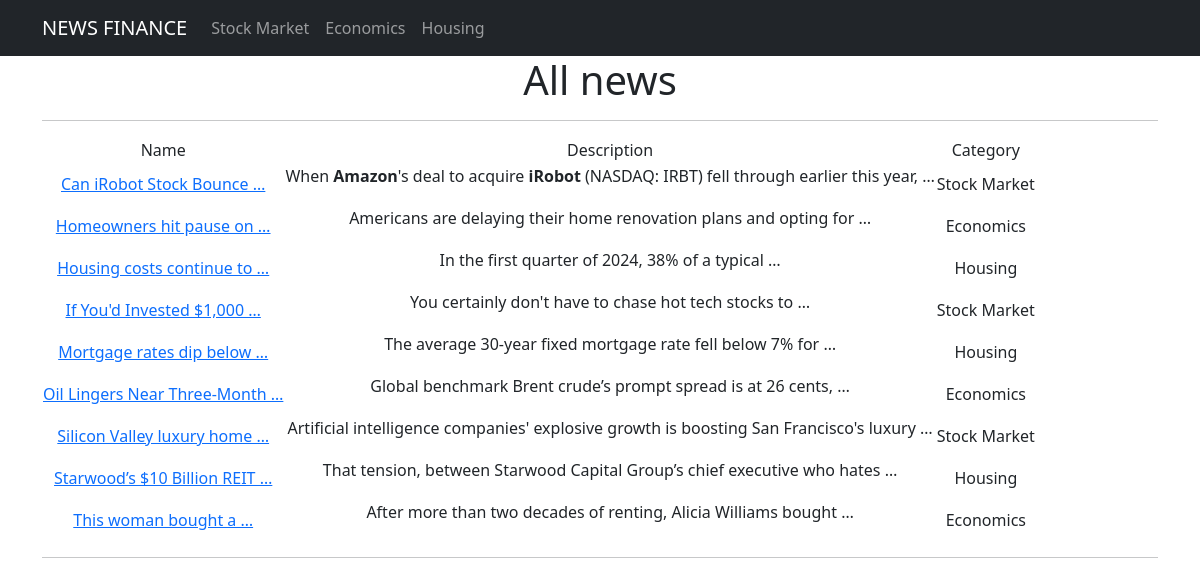
Before: / with the older database file.
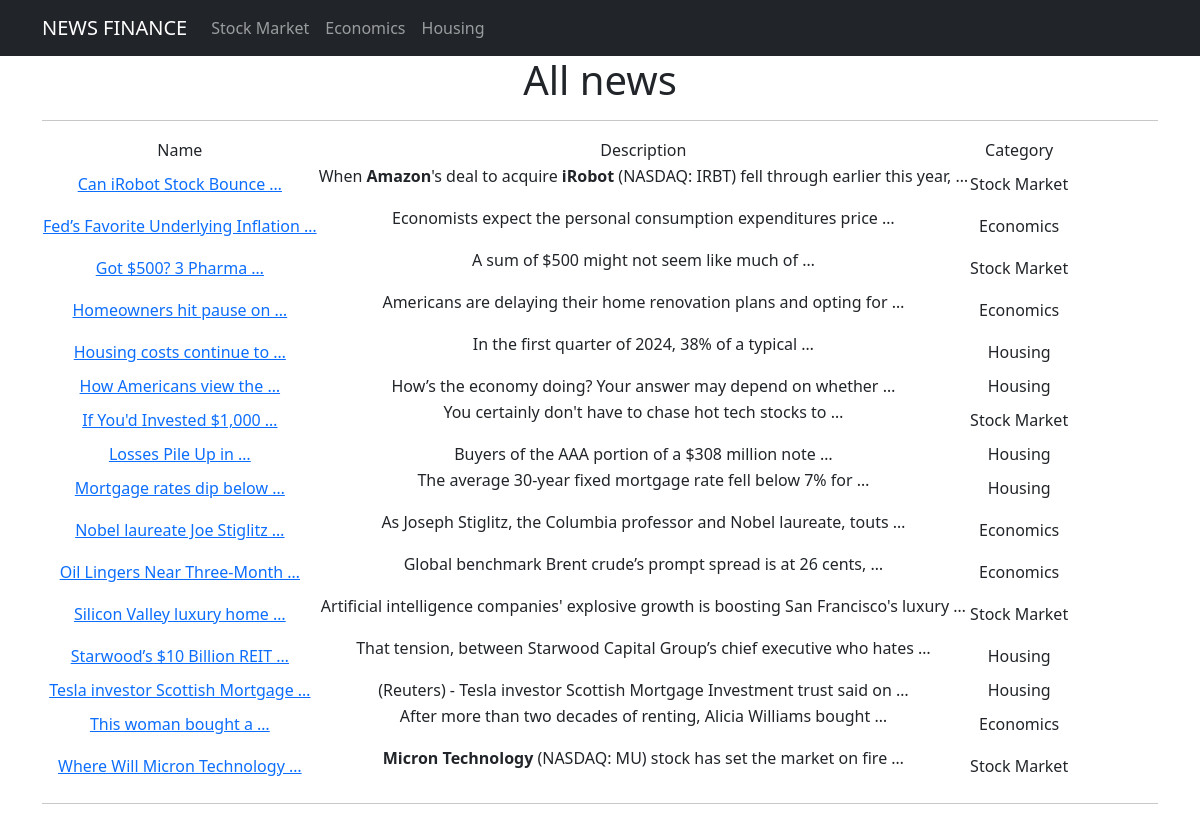
After: the same page with the newer database file.
### app/models.py (models this page shows, shortened)
class News(models.Model):
    name = models.CharField(max_length=150, unique=True)
    description = models.TextField()
    category = models.ForeignKey(to='Category', on_delete=models.CASCADE, related_name='news')
    published_date = models.DateTimeField(auto_now_add=True)
    class Meta:
        verbose_name_plural = "News"

class Category(models.Model):
    name = models.CharField(max_length=100, unique=True)
    class Meta:
        verbose_name_plural = "Categories"

### app/views.py (the view)
# urls.py: path('', NewsList.as_view(), name='news_list'),  # General news page
class NewsList(ListView):
    model = News
    ordering = 'name'
    template_name = 'news_list.html'
    context_object_name = 'news_list'

### templates/news_list.html (shortened to what this page needs)
{% extends 'flatpages/default.html' %}
{% block content %}
<h1>All news</h1>
<hr>
<table>
       <tr>
           <td>Name</td>
           <td>Description</td>
           <td>Category</td>
       </tr>
       {% for news_list in news_list %}
       <tr>
           <td>
                <a href="{% url 'news_detail' news_list.id %}">{{ news_list.name|truncatewords:4 }}</a>
           </td>
           <td>{{ news_list.description|truncatewords:10|safe }}</td>
           <td>{{ news_list.category.name }}</td>
       </tr>
       {% endfor %}
</table>
<hr>
{% endblock content %}

### templates/flatpages/default.html (shortened to what this page needs)
<!DOCTYPE html>
<html lang="en">
    <head>
        {% load static %}
        <link href="{% static 'css/styles.css' %}" rel="stylesheet" />
    </head>
<body>
    <nav class="navbar navbar-expand-lg navbar-dark bg-dark static-top">
        <div class="container">
            <a class="navbar-brand" href="{% url 'news_list' %}">NEWS FINANCE</a>
            <div class="collapse navbar-collapse" id="navbarResponsive">
                <ul class="navbar-nav ml-auto">
                    <li class="nav-item">
                        <a class="nav-link" href="{% url 'news_by_category' category_name='Stock Market' %}">Stock Market</a>
                    </li>
                    <li class="nav-item">
                        <a class="nav-link" href="{% url 'news_by_category' category_name='Economics' %}">Economics</a>
                    </li>
                    <li class="nav-item">
                        <a class="nav-link" href="{% url 'news_by_category' category_name='Housing' %}">Housing</a>
                    </li>
                </ul>
            </div>
        </div>
    </nav>
    <div class="container">
        <div class="row">
            <div class="col-lg-12 text-center">
                {% block content %}{% endblock content %}
            </div>
        </div>
    </div>
</body>
</html>

Changed rows visible on the page:
added News: name "Fed’s Favorite Underlying Inflation …", description "Economists expect the personal consumption expenditures price …", category.name "Economics"
added News: name "Got $500? 3 Pharma …", description "A sum of $500 might not seem like much of …", category.name "Stock Market"
added News: name "How Americans view the …", description "How’s the economy doing? Your answer may depend on whether …", category.name "Housing"
added News: name "Losses Pile Up in …", description "Buyers of the AAA portion of a $308 million note …", category.name "Housing"
added News: name "Nobel laureate Joe Stiglitz …", description "As Joseph Stiglitz, the Columbia professor and Nobel laureate, touts …", category.name "Economics"
added News: name "Tesla investor Scottish Mortgage …", description "(Reuters) - Tesla investor Scottish Mortgage Investment trust said on …", category.name "Housing"
added News: name "Where Will Micron Technology …", description "Micron Technology (NASDAQ: MU) stock has set the market on fire …", category.name "Stock Market"
